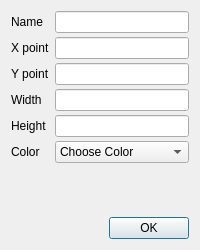
<?xml version="1.0" encoding="UTF-8"?>
<ui version="4.0">
 <class>DrawRectangle</class>
 <widget class="QDialog" name="DrawRectangle">
  <property name="geometry">
   <rect>
    <x>0</x>
    <y>0</y>
    <width>200</width>
    <height>250</height>
   </rect>
  </property>
  <property name="windowTitle">
   <string>Draw Rectangle</string>
  </property>
  <property name="styleSheet">
   <string notr="true"/>
  </property>
  <layout class="QVBoxLayout" name="verticalLayout">
   <item>
    <layout class="QFormLayout" name="formLayout">
     <property name="horizontalSpacing">
      <number>5</number>
     </property>
     <property name="verticalSpacing">
      <number>4</number>
     </property>
     <item row="0" column="1">
      <widget class="QLineEdit" name="name"/>
     </item>
     <item row="1" column="0">
      <widget class="QLabel" name="label_2">
       <property name="text">
        <string>X point</string>
       </property>
      </widget>
     </item>
     <item row="1" column="1">
      <widget class="QLineEdit" name="xpoint"/>
     </item>
     <item row="2" column="0">
      <widget class="QLabel" name="label_3">
       <property name="text">
        <string>Y point</string>
       </property>
      </widget>
     </item>
     <item row="2" column="1">
      <widget class="QLineEdit" name="ypoint"/>
     </item>
     <item row="3" column="0">
      <widget class="QLabel" name="label_4">
       <property name="text">
        <string>Width</string>
       </property>
      </widget>
     </item>
     <item row="3" column="1">
      <widget class="QLineEdit" name="width">
       <property name="inputMask">
        <string/>
       </property>
      </widget>
     </item>
     <item row="4" column="1">
      <widget class="QLineEdit" name="height">
       <property name="inputMask">
        <string/>
       </property>
      </widget>
     </item>
     <item row="5" column="0">
      <widget class="QLabel" name="label_6">
       <property name="text">
        <string>Color</string>
       </property>
      </widget>
     </item>
     <item row="5" column="1">
      <widget class="QComboBox" name="comboBox">
       <item>
        <property name="text">
         <string>Choose Color</string>
        </property>
       </item>
       <item>
        <property name="text">
         <string>Black</string>
        </property>
       </item>
       <item>
        <property name="text">
         <string>Blue</string>
        </property>
       </item>
       <item>
        <property name="text">
         <string>Red</string>
        </property>
       </item>
      </widget>
     </item>
     <item row="0" column="0">
      <widget class="QLabel" name="label">
       <property name="text">
        <string>Name</string>
       </property>
      </widget>
     </item>
     <item row="4" column="0">
      <widget class="QLabel" name="label_5">
       <property name="text">
        <string>Height</string>
       </property>
      </widget>
     </item>
    </layout>
   </item>
   <item>
    <layout class="QHBoxLayout" name="horizontalLayout">
     <item>
      <spacer name="horizontalSpacer">
       <property name="orientation">
        <enum>Qt::Horizontal</enum>
       </property>
       <property name="sizeHint" stdset="0">
        <size>
         <width>40</width>
         <height>20</height>
        </size>
       </property>
      </spacer>
     </item>
     <item>
      <widget class="QPushButton" name="pushButton">
       <property name="text">
        <string>OK</string>
       </property>
      </widget>
     </item>
    </layout>
   </item>
  </layout>
 </widget>
 <resources/>
 <connections/>
</ui>
